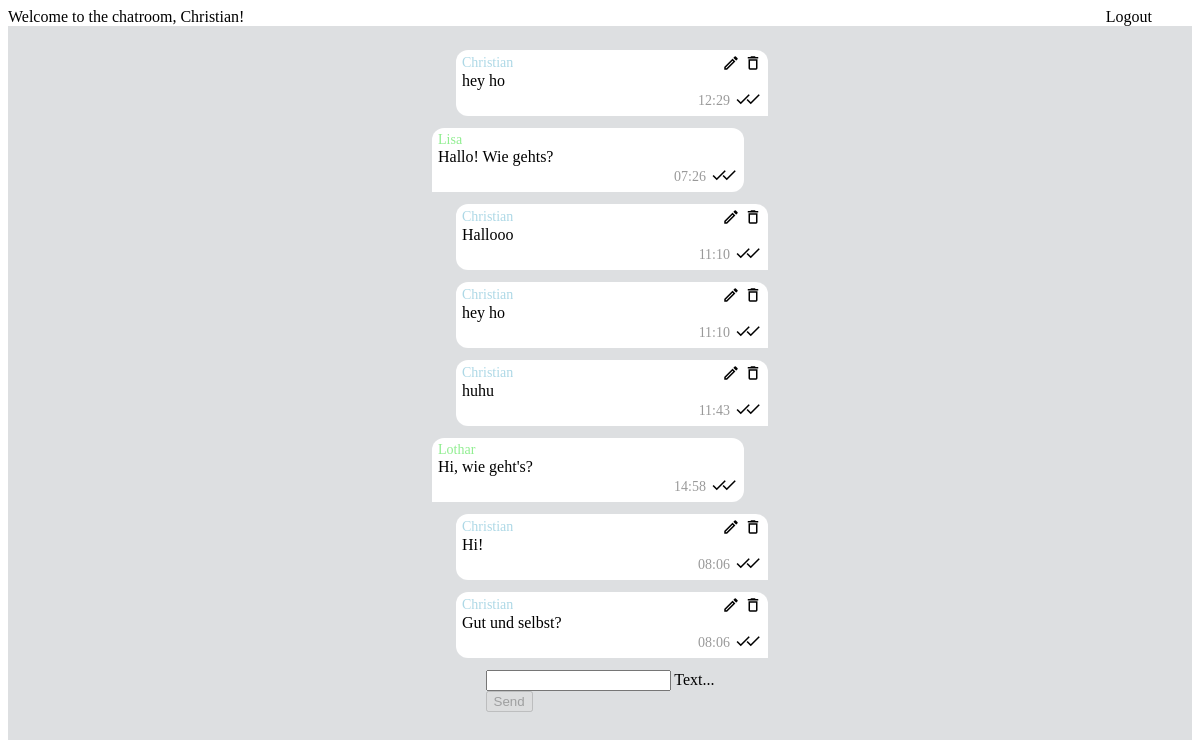
Page /chat/ (signed in) on the committed database.
### chat/models.py (models this page shows)
class Message(models.Model):
    text = models.CharField(max_length=500)
    created_at = models.DateTimeField(default=datetime.now)
    chat = models.ForeignKey(Chat, on_delete=models.CASCADE, related_name='chat_message_set', default=None, blank=True, null=True)
    author = models.ForeignKey(settings.AUTH_USER_MODEL, on_delete=models.CASCADE, related_name='author_message_set')
    receiver = models.ForeignKey(settings.AUTH_USER_MODEL, on_delete=models.CASCADE, related_name='receiver_message_set')

### chat/views.py (the view, shortened to what this page needs)
# urls.py: path('', views.index, name='index'),
@login_required(login_url='/login/')
def index(request):
    chatMessages = Message.objects.filter(chat__id=1)
    return render(request, 'chat/index.html', {'messages': chatMessages})

### chat/templates/chat/index.html (shortened to what this page needs)
{% extends "base.html" %}
{% block content %}
    {% load django_material_icons %}
    {% if request.user.is_authenticated %}
        <div id="messageContainer" class="message-container">
            {% for message in messages %}
                <div class="bubble {% if message.author == request.user %}msg-right{% else %}msg-left{% endif %}"
                     id="bubble-{{ message.id }}">
                    <div class="msg-header">
                        <span class="{% if message.author == request.user %}msg-author{% else %}msg-receiver{% endif %}">{{ message.author.first_name }}</span>
                        {% if message.author == request.user %}
                            <div class="msg-edit">
                                <p class="material-icons-outlined msg-icon"
                                   onclick="editMessage({{ message.id }})">edit</p>
                                <p class="material-icons-outlined msg-icon"
                                   onclick="deleteMessage({{ message.id }})">delete</p>
                            </div>
                        {% endif %}
                    </div>
                    <span class="msg-msg" id="message-{{ message.id }}">{{ message.text }}</span>
                    <div class="msg-bottom">
                        <span class="color-gray msg-time">{{ message.created_at|date:'H:i' }}</span>
                        <div class="msg-bottom-check">
                            <p class="material-icons-outlined msg-icon">check</p>
                            <p class="material-icons-outlined msg-icon">check</p>
                        </div>
                    </div>
                </div>
            {% endfor %}
        </div>
        <form onsubmit="sendMessage(); return false;"
              method="post"
              id="messageInput">
            <div class="mdl-textfield mdl-js-textfield mdl-textfield--floating-label">
                <input class="mdl-textfield__input"
                       type="text"
                       id="messageField"
                       name="textmessage" />
                <label class="mdl-textfield__label" for="messageField">Text...</label>
            </div>
            <button class="mdl-button mdl-js-button mdl-button--raised mdl-js-ripple-effect mdl-button--accent"
                    id="postMessageBtn"
                    disabled>Send</button>
        </form>
    {% endif %}
{% endblock content %}

### templates/base.html (shortened to what this page needs)
<!DOCTYPE html>
<html lang="en">
    <head>
        <link rel="stylesheet"
              href="https://code.getmdl.io/1.3.0/material.indigo-blue.min.css" />
        {% load static %}
        <link rel="stylesheet" href={% static 'css/style.css' %}>
        {% load django_material_icons %}
    </head>
    <body>
        <div class="mdl-layout mdl-js-layout mdl-layout--fixed-header">
            <header class="mdl-layout__header">
                <div class="mdl-layout__header-row header">
                    <span class="mdl-layout-title">
                        {% if request.user.is_authenticated %}
                            Welcome to the chatroom, {{ request.user.first_name }}!
                        {% else %}
                            Welcome! Please log in!
                        {% endif %}
                    </span>
                    <div class="header-logout">
                        {% if request.user.is_authenticated %}
                            <p class="c-pointer" onclick="logout()">Logout</p>
                        {% endif %}
                    </div>
                </div>
            </header>
            <main class="mdl-layout__content pos-rel">
                <div class="page-content" id="pageContent">
                    {% block content %}
                    {% endblock content %}
                </div>
            </main>
        </div>
    </body>
</html>

### static/css/style.css (style rules this page uses)
body { line-height: unset !important; font-size: 16px !important; }
.page-content { background-color: #dddfe1; padding: 24px; min-height: 100vh; }
.material-icons-outlined { margin: 0 !important; line-height: unset !important; }
.c-pointer { cursor: pointer; margin: unset !important; padding-right: 40px; }
.pos-rel { position: relative; }
.page-content { display: flex; flex-direction: column; align-items: center; box-sizing: border-box; }
.color-gray { color: rgba(0, 0, 0, 0.4); }
.message-container { max-height: calc(100% - 56px); overflow-y: auto; box-sizing: border-box; }
.bubble { display: flex; flex-direction: column; background-color: white; width: 300px; margin-bottom: 12px; padding: 4px 6px; }
.msg-left { border-radius: 12px 12px 12px 0; margin-right: 24px; }
.msg-right { border-radius: 12px 12px 0 12px; margin-left: 24px; }
.msg-author { color: lightblue; font-size: 14px; }
.msg-receiver { color: lightgreen; font-size: 14px; }
.msg-bottom { display: flex; justify-content: flex-end; align-items: center; gap: 4px; }
.msg-bottom-check p:last-child { margin-left: -12px !important; }
.msg-time { font-size: 14px; color: rgba(0, 0, 0, 0.4); text-align: right; }
.msg-icon { font-size: 18px; }
.msg-header { display: flex; justify-content: space-between; align-items: center; }
.msg-edit { display: flex; align-items: center; gap: 4px; font-size: 18px; }
.msg-edit p { cursor: pointer; }
.header { display: flex; justify-content: space-between; align-items: center; }

### rows in the picture
Message: author.first_name "Christian", text "hey ho", created_at "12:29"
Message: author.first_name "Lisa", text "Hallo! Wie gehts?", created_at "07:26"
Message: author.first_name "Christian", text "Hallooo", created_at "11:10"
Message: author.first_name "Christian", text "hey ho", created_at "11:10"
Message: author.first_name "Christian", text "huhu", created_at "11:43"
Message: author.first_name "Lothar", text "Hi, wie geht's?", created_at "14:58"
Message: author.first_name "Christian", text "Hi!", created_at "08:06"
Message: author.first_name "Christian", text "Gut und selbst?", created_at "08:06"

### other values in the picture
{{ request.user.first_name }} "Christian"
